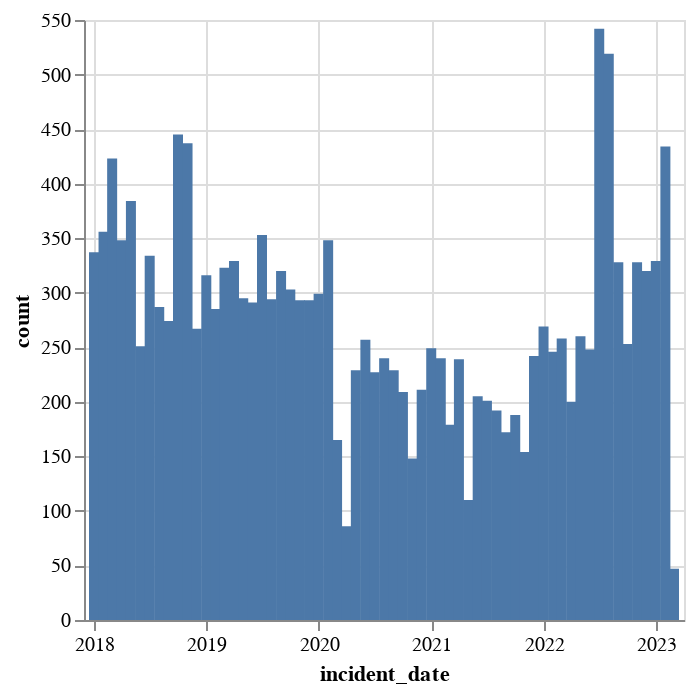

Notebook cell for this chart:
### Code cell
filter_years

### Figure 1 — Vega-Lite specification as saved in the notebook (floating-point values rounded to 4 significant figures)
{"config": {"view": {"continuousWidth": 300, "continuousHeight": 300}}, "data": {"name": "data-09fa555d1c83c8a82b8855af93d836e2"}, "mark": {"type": "bar"}, "encoding": {"x": {"field": "incident_date", "type": "temporal"}, "y": {"field": "count", "type": "quantitative"}}, "params": [{"name": "param_13", "select": {"type": "point", "fields": ["year"]}, "bind": {"input": "select", "options": [2018, 2019, 2020, 2021, 2022, 2023], "name": "Year"}}], "transform": [{"filter": {"param": "param_13"}}], "$schema": "https://vega.github.io/schema/vega-lite/v5.6.1.json", "datasets": {"data-09fa555d1c83c8a82b8855af93d836e2": [{"incident_date": "2018-01", "count": 337, "incident_date_2": "2018-01"}, {"incident_date": "2018-02", "count": 356, "incident_date_2": "2018-02"}, {"incident_date": "2018-03", "count": 423, "incident_date_2": "2018-03"}, {"incident_date": "2018-04", "count": 348, "incident_date_2": "2018-04"}, {"incident_date": "2018-05", "count": 384, "incident_date_2": "2018-05"}, {"incident_date": "2018-06", "count": 251, "incident_date_2": "2018-06"}, {"incident_date": "2018-07", "count": 334, "incident_date_2": "2018-07"}, {"incident_date": "2018-08", "count": 287, "incident_date_2": "2018-08"}, {"incident_date": "2018-09", "count": 274, "incident_date_2": "2018-09"}, {"incident_date": "2018-10", "count": 445, "incident_date_2": "2018-10"}, {"incident_date": "2018-11", "count": 437, "incident_date_2": "2018-11"}, {"incident_date": "2018-12", "count": 267, "incident_date_2": "2018-12"}, {"incident_date": "2019-01", "count": 316, "incident_date_2": "2019-01"}, {"incident_date": "2019-02", "count": 285, "incident_date_2": "2019-02"}, {"incident_date": "2019-03", "count": 323, "incident_date_2": "2019-03"}, {"incident_date": "2019-04", "count": 329, "incident_date_2": "2019-04"}, {"incident_date": "2019-05", "count": 295, "incident_date_2": "2019-05"}, {"incident_date": "2019-06", "count": 291, "incident_date_2": "2019-06"}, {"incident_date": "2019-07", "count": 353, "incident_date_2": "2019-07"}, {"incident_date": "2019-08", "count": 294, "incident_date_2": "2019-08"}, {"incident_date": "2019-09", "count": 320, "incident_date_2": "2019-09"}, {"incident_date": "2019-10", "count": 303, "incident_date_2": "2019-10"}, {"incident_date": "2019-11", "count": 293, "incident_date_2": "2019-11"}, {"incident_date": "2019-12", "count": 293, "incident_date_2": "2019-12"}, {"incident_date": "2020-01", "count": 299, "incident_date_2": "2020-01"}, {"incident_date": "2020-02", "count": 348, "incident_date_2": "2020-02"}, {"incident_date": "2020-03", "count": 165, "incident_date_2": "2020-03"}, {"incident_date": "2020-04", "count": 86, "incident_date_2": "2020-04"}, {"incident_date": "2020-05", "count": 229, "incident_date_2": "2020-05"}, {"incident_date": "2020-06", "count": 257, "incident_date_2": "2020-06"}, {"incident_date": "2020-07", "count": 227, "incident_date_2": "2020-07"}, {"incident_date": "2020-08", "count": 240, "incident_date_2": "2020-08"}, {"incident_date": "2020-09", "count": 229, "incident_date_2": "2020-09"}, {"incident_date": "2020-10", "count": 209, "incident_date_2": "2020-10"}, {"incident_date": "2020-11", "count": 148, "incident_date_2": "2020-11"}, {"incident_date": "2020-12", "count": 211, "incident_date_2": "2020-12"}, {"incident_date": "2021-01", "count": 249, "incident_date_2": "2021-01"}, {"incident_date": "2021-02", "count": 240, "incident_date_2": "2021-02"}, {"incident_date": "2021-03", "count": 179, "incident_date_2": "2021-03"}, {"incident_date": "2021-04", "count": 239, "incident_date_2": "2021-04"}, {"incident_date": "2021-05", "count": 110, "incident_date_2": "2021-05"}, {"incident_date": "2021-06", "count": 205, "incident_date_2": "2021-06"}, {"incident_date": "2021-07", "count": 201, "incident_date_2": "2021-07"}, {"incident_date": "2021-08", "count": 192, "incident_date_2": "2021-08"}, {"incident_date": "2021-09", "count": 172, "incident_date_2": "2021-09"}, {"incident_date": "2021-10", "count": 188, "incident_date_2": "2021-10"}, {"incident_date": "2021-11", "count": 154, "incident_date_2": "2021-11"}, {"incident_date": "2021-12", "count": 242, "incident_date_2": "2021-12"}, {"incident_date": "2022-01", "count": 269, "incident_date_2": "2022-01"}, {"incident_date": "2022-02", "count": 246, "incident_date_2": "2022-02"}, {"incident_date": "2022-03", "count": 258, "incident_date_2": "2022-03"}, {"incident_date": "2022-04", "count": 200, "incident_date_2": "2022-04"}, {"incident_date": "2022-05", "count": 260, "incident_date_2": "2022-05"}, {"incident_date": "2022-06", "count": 248, "incident_date_2": "2022-06"}, {"incident_date": "2022-07", "count": 542, "incident_date_2": "2022-07"}, {"incident_date": "2022-08", "count": 519, "incident_date_2": "2022-08"}, {"incident_date": "2022-09", "count": 328, "incident_date_2": "2022-09"}, {"incident_date": "2022-10", "count": 253, "incident_date_2": "2022-10"}, {"incident_date": "2022-11", "count": 328, "incident_date_2": "2022-11"}, {"incident_date": "2022-12", "count": 320, "incident_date_2": "2022-12"}, {"incident_date": "2023-01", "count": 329, "incident_date_2": "2023-01"}, {"incident_date": "2023-02", "count": 434, "incident_date_2": "2023-02"}, {"incident_date": "2023-03", "count": 47, "incident_date_2": "2023-03"}]}}
